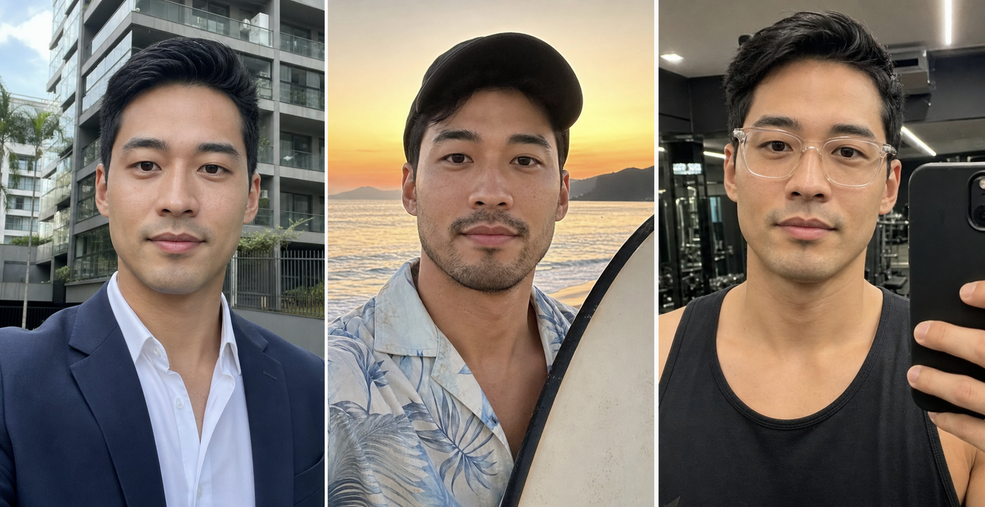
#> input picture app/assets/images/reference/rafael_personas_sheet.png, 985 x 507 px, shrunk from 1748 x 899 before the run
$ python crop_generated_images.py
#> lines starting #> are read from the running program, lines starting #| are printed output that depends on the picture
from pathlib import Path
from shutil import copy2

from PIL import Image


ROOT = Path(__file__).resolve().parents[1]
GENERATED = Path(
    r"C:\Users\joao.santos\.codex\generated_images"
    r"\019ef228-045c-7a01-85df-aa5ca893a66c"
)

SHEETS = {
    "rafael_personas_sheet.png": "ig_0fcaf0c3ebdd8bb9016a39e607dc948191bbf58bf2a442f120.png",
    "women_reference_sheet.png": "ig_0fcaf0c3ebdd8bb9016a39e68e558881918f95ff34a2cb8da3.png",
    "gallery_reference_sheet.png": "ig_0fcaf0c3ebdd8bb9016a39e720c134819191e97ed7e0cca346.png",
    "trophy_stories_sheet.png": "ig_0fcaf0c3ebdd8bb9016a39e7648ee88191b015eb0b776665b4.png",
}


def crop_grid(src: Path, output_dir: Path, names: list[str], cols: int, rows: int) -> None:
    output_dir.mkdir(parents=True, exist_ok=True)
    with Image.open(src) as image:
        width, height = image.size
        cell_w = width / cols
        cell_h = height / rows

        for index, name in enumerate(names):
            col = index % cols
            row = index // cols
            box = (
                round(col * cell_w),
                round(row * cell_h),
                round((col + 1) * cell_w),
                round((row + 1) * cell_h),
            )
            panel = image.crop(box)
            panel.save(output_dir / name, optimize=True)


def main() -> None:
    reference_dir = ROOT / "app" / "assets" / "images" / "reference"
    reference_dir.mkdir(parents=True, exist_ok=True)

    copied = {}
    for output_name, source_name in SHEETS.items():
        source = GENERATED / source_name
        target = reference_dir / output_name
        copy2(source, target)
        copied[output_name] = target

    crop_grid(
        copied["rafael_personas_sheet.png"],
        ROOT / "app" / "assets" / "images" / "characters",
        ["rafael_rafa.png", "rafael_theo.png", "rafael_gui.png"],
        cols=3,
        rows=1,
    )
#> in crop_grid, image is the input picture: PIL image 985x507 RGB; mean R, G, B 125.2, 114.9, 105.7
    crop_grid(
        copied["women_reference_sheet.png"],
        ROOT / "app" / "assets" / "images" / "characters",
        ["camila.png", "bia.png", "iasmin.png", "leticia.png"],
        cols=4,
        rows=1,
    )
#> call 2 of crop_grid, with cols = 4, rows = 1
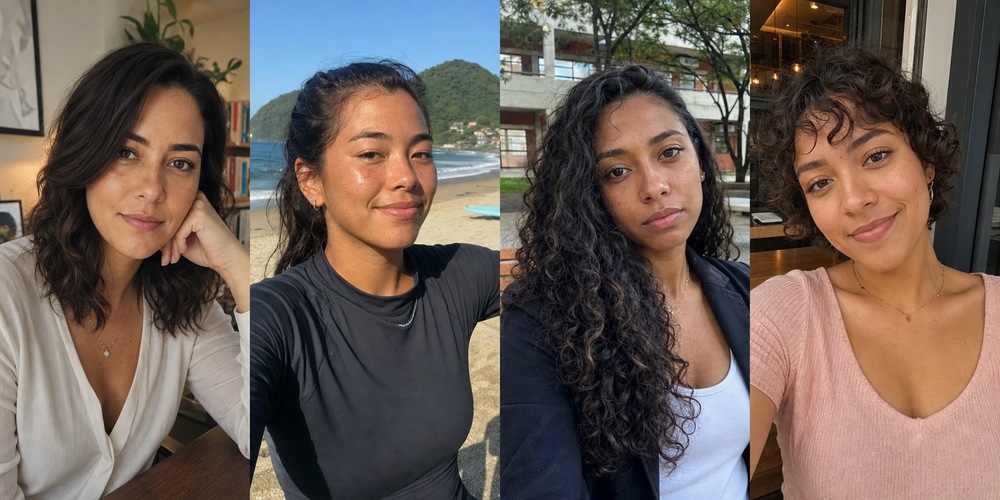
#> input picture app/assets/images/reference/women_reference_sheet.png, 1000 x 500 px, shrunk from 1774 x 887 before the run
#> in crop_grid, image is the input picture: PIL image 1000x500 RGB; mean R, G, B 108.8, 94.7, 87
#> after the loop in crop_grid (call 2), `for index, name in enumerate(names):`:
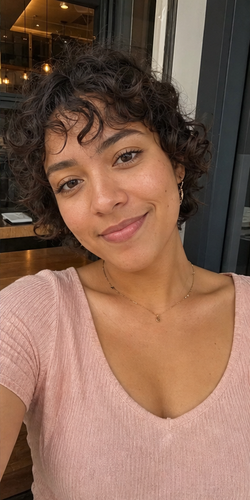
#> panel: PIL image 250x500 RGB; mean R, G, B 134.2, 100.3, 82.9
    crop_grid(
        copied["gallery_reference_sheet.png"],
        ROOT / "app" / "assets" / "images" / "gallery",
        [
            "gallery_beach.png",
            "gallery_apartment.png",
            "gallery_barbecue.png",
            "gallery_ramen.png",
            "gallery_maresias_sunset.png",
            "gallery_sao_paulo.png",
        ],
        cols=3,
        rows=2,
    )
#> call 3 of crop_grid, with cols = 3, rows = 2
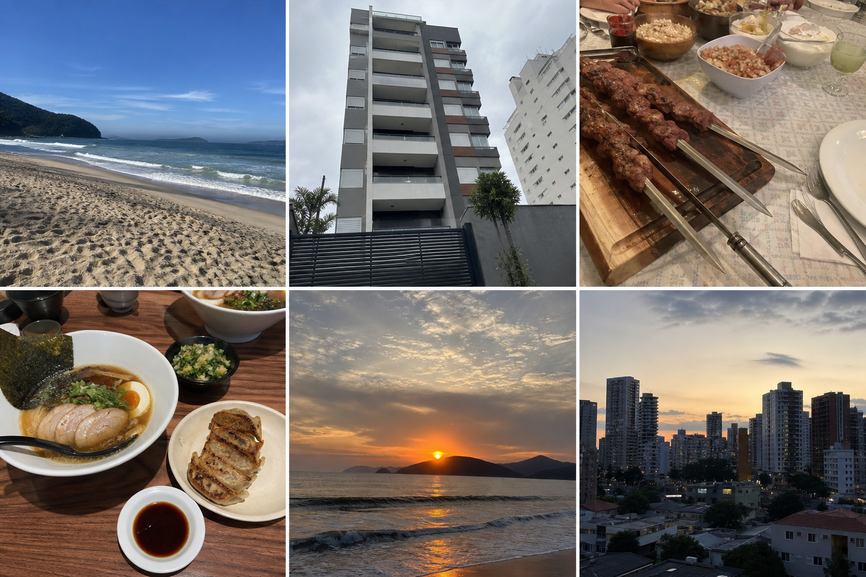
#> input picture app/assets/images/reference/gallery_reference_sheet.png, 866 x 577 px, shrunk from 1536 x 1024 before the run
#> in crop_grid, image is the input picture: PIL image 866x577 RGB; mean R, G, B 121.1, 113.8, 109.3
#> after the loop in crop_grid (call 3), `for index, name in enumerate(names):`:
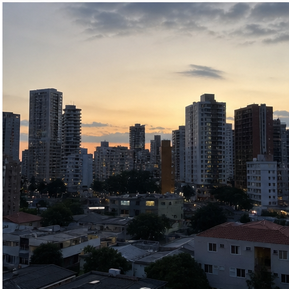
#> panel: PIL image 289x289 RGB; mean R, G, B 102.4, 99.6, 96.5
    crop_grid(
        copied["trophy_stories_sheet.png"],
        ROOT / "app" / "assets" / "images" / "gallery",
        ["story_camila.png", "story_bia.png", "story_iasmin.png"],
        cols=3,
        rows=1,
    )
#> call 4 of crop_grid, with cols = 3, rows = 1
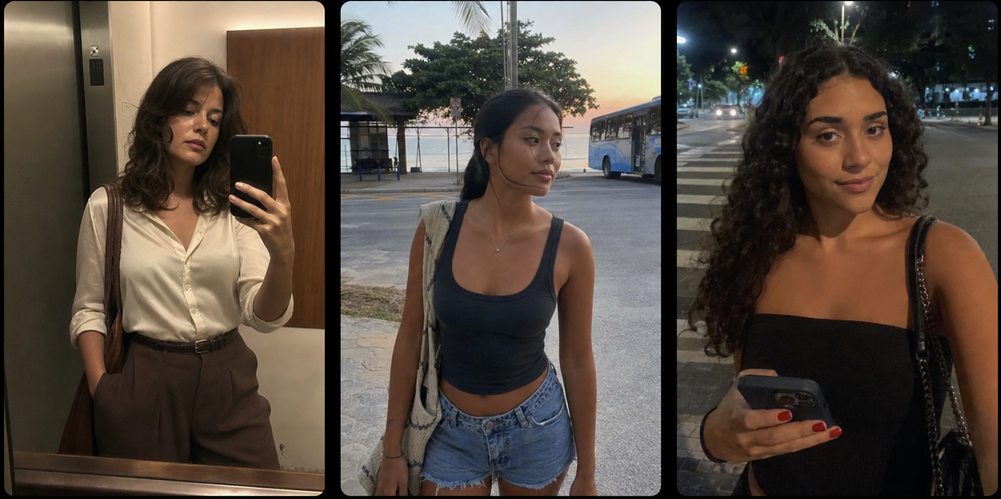
#> input picture app/assets/images/reference/trophy_stories_sheet.png, 1001 x 499 px, shrunk from 1775 x 886 before the run
#> in crop_grid, image is the input picture: PIL image 1001x499 RGB; mean R, G, B 85.7, 74.3, 65.2
#> the loop in crop_grid (call 4), `for index, name in enumerate(names):` made 3 passes
#> pass 1, in crop_grid (call 4), `panel = image.crop(box)`:
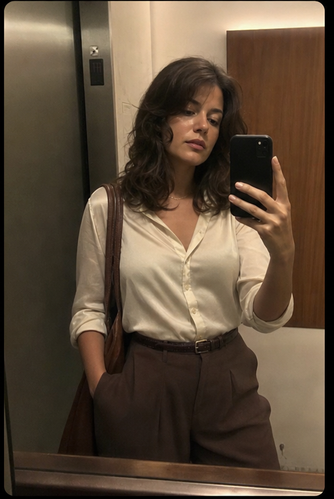
#> panel: PIL image 334x499 RGB; mean R, G, B 93.6, 76.2, 58.6
#> pass 3, in crop_grid (call 4), `panel = image.crop(box)`:
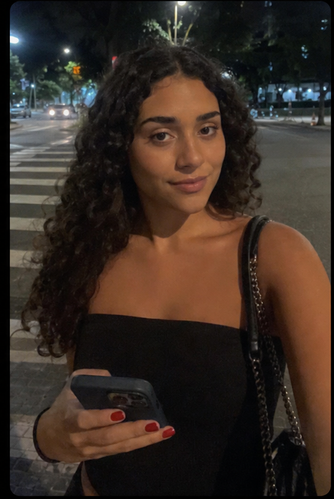
#> panel: PIL image 334x499 RGB; mean R, G, B 57.2, 44.9, 37.1
    copy2(copied["trophy_stories_sheet.png"], ROOT / "app" / "assets" / "images" / "gallery" / "trophy_stories.png")


if __name__ == "__main__":
    main()
